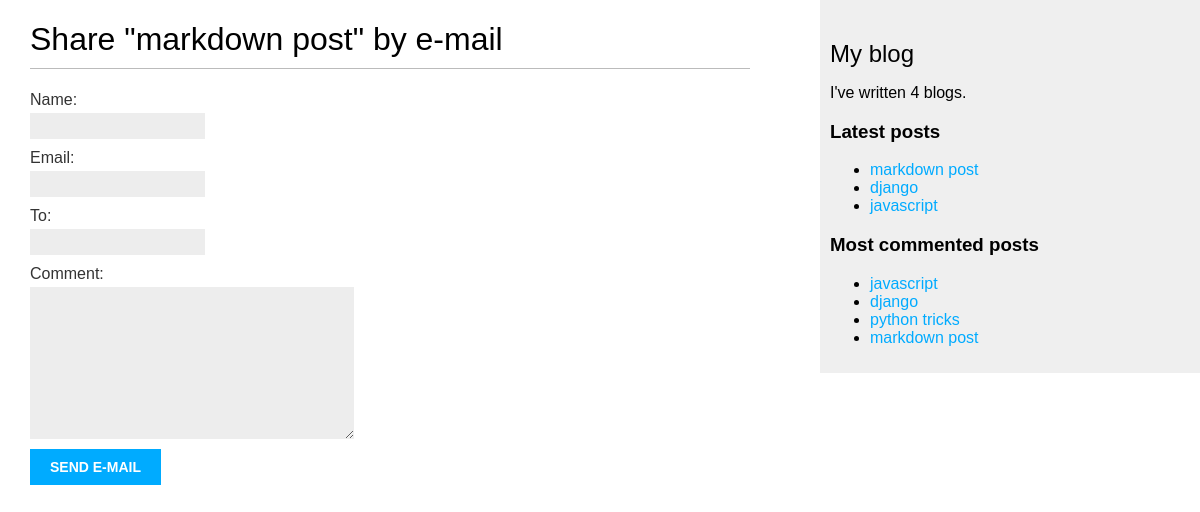
The page /blog/7/share/ on the database its author committed.
### blog/models.py (models this page shows, shortened)
class Post(models.Model):
    class Status(models.TextChoices):
        DRAFT='DR', 'Draft'
        PUBLISHED = 'PB', 'Published'
    title = models.CharField(max_length=150)
    author = models.ForeignKey(User, on_delete=models.CASCADE, related_name='blog_posts')
    slug = models.SlugField(max_length=150, unique_for_date='publish')
    body = models.TextField()
    publish = models.DateTimeField(default=timezone.now)
    created = models.DateTimeField(auto_now_add=True)
    updated = models.DateTimeField(auto_now=True)
    status = models.CharField(max_length=2, choices=Status.choices, default=Status.DRAFT)
    tags = TaggableManager()
    objects = models.Manager()
    published = PublishedManager()
    class Meta:
        ordering = ['-publish']
        indexes = [models.Index(fields=['-publish']),]
    def get_absolute_url(self):
        return reverse('blog:post_detail', args=[self.publish.year,
                                                self.publish.month,
                                                self.publish.day,
                                                self.slug,])

### blog/views.py (the view)
# urls.py: path('<int:post_id>/share/', views.post_share, name='post_share'),
def post_share(request, post_id):
    post = get_object_or_404(Post, id=post_id, status=Post.Status.PUBLISHED)
    sent = False
    if request.method == 'POST':
        form = EmailPostForm(request.POST)
        if form.is_valid():
            form = form.cleaned_data
            post_url = request.build_absolute_uri(post.get_absolute_url())
            subject = f'{form["name"]} recommended you to read {post.title}'
            message = f'Read {post.title} at {post_url} \n \n'\
                      f'{form["name"]}\'s comment: {form["comment"]} \n'\
                        f'sender\'s email: {form["email"]}'
            send_mail(subject, message, os.getenv('EMAIL_HOST_USER'), [form['to']])
            sent = True
    else:
        form = EmailPostForm()
    return render(request, 'blog/post/share.html', {'post': post,
                                                     'form': form,
                                                    'sent': sent})

### blog/forms.py
class EmailPostForm(forms.Form):
    name = forms.CharField(max_length=25)
    email = forms.EmailField()
    to = forms.EmailField()
    comment = forms.CharField(required=False, widget=forms.Textarea)

### blog/models.py (called while the page is built)
    def get_queryset(self):
        return super().get_queryset()\
            .filter(status=Post.Status.PUBLISHED)

### blog/templatetags/blog_tags.py (called while the page is built)
@register.simple_tag
def total_posts():
    return Post.published.count()

@register.inclusion_tag('blog/post/latest_posts.html')
def show_latest_posts(count=5):
    latest_posts = Post.published.order_by('-publish')[:count]
    return {'latest_posts': latest_posts}

@register.simple_tag
def get_most_commented_posts(count=5):
    return Post.published.annotate(
    total_comments=Count('comments')
    ).order_by('-total_comments')[:count]

### blog/templates/blog/post/share.html (shortened to what this page needs)
{% extends "blog/base.html" %}
{% block content %}
    {% if sent %}
        <h1>E-mail successfully sent</h1>
        <p>
            "{{ post.title }}" was successfully sent to {{ form.cleaned_data.to }}.
        </p>
    {% else %}
        <h1>Share "{{ post.title }}" by e-mail</h1>
        <form method="post">
            {{ form.as_p }}
            <input type="submit" value="Send e-mail">
        </form>
    {% endif %}
{% endblock %}

### blog/templates/blog/base.html (shortened to what this page needs)
{% load blog_tags %}
{% load static %}
<!DOCTYPE html>
<html lang="en">
<head>
    <link rel="stylesheet" href="{% static 'css/blog.css' %}">
</head>
<body>
    <div id="content">
        {% block content %}
        {% endblock %}
    </div>
    <div id="sidebar">
        <h2>My blog</h2>
        <p>I've written {% total_posts %} blogs.</p>
        <h3>Latest posts</h3>
        {% show_latest_posts 3 %}
        <h3>Most commented posts</h3>
        {% get_most_commented_posts as most_commented_posts %}
        <ul>
            {% for post in most_commented_posts %}
                <li>
                    <a href="{{ post.get_absolute_url }}">{{ post.title }}</a>
                </li>
            {% endfor %}
        </ul>
    </div>
</body>
</html>

### blog/templates/blog/post/latest_posts.html
<ul>
    {% for post in latest_posts %}
        <li>
            <a href="{{ post.get_absolute_url }}">{{ post.title }}</a>
        </li>
    {% endfor %}
</ul>

### blog/static/css/blog.css (style rules this page uses)
body { margin:0; padding:0; font-family:helvetica, sans-serif; }
a { color:#00abff; text-decoration:none; }
h1 { font-weight:normal; border-bottom:1px solid #bbb; padding:0 0 10px 0; }
h2 { font-weight:normal; margin:30px 0 0; }
#content { float:left; width:60%; padding:0 0 0 30px; }
#sidebar { float:right; width:30%; padding:10px; background:#efefef; height:100%; }
label { float:left; clear:both; color:#333; margin-bottom:4px; }
input, textarea { clear:both; float:left; margin:0 0 10px; background:#ededed; border:0; padding:6px 10px; font-size:12px; }
input[type=submit] { font-weight:bold; background:#00abff; color:#fff; padding:10px 20px; font-size:14px; text-transform:uppercase; }

### rows shown on the page
Post: title "markdown post"
Post: title "django"
Post: title "javascript"
Post: title "python tricks"
